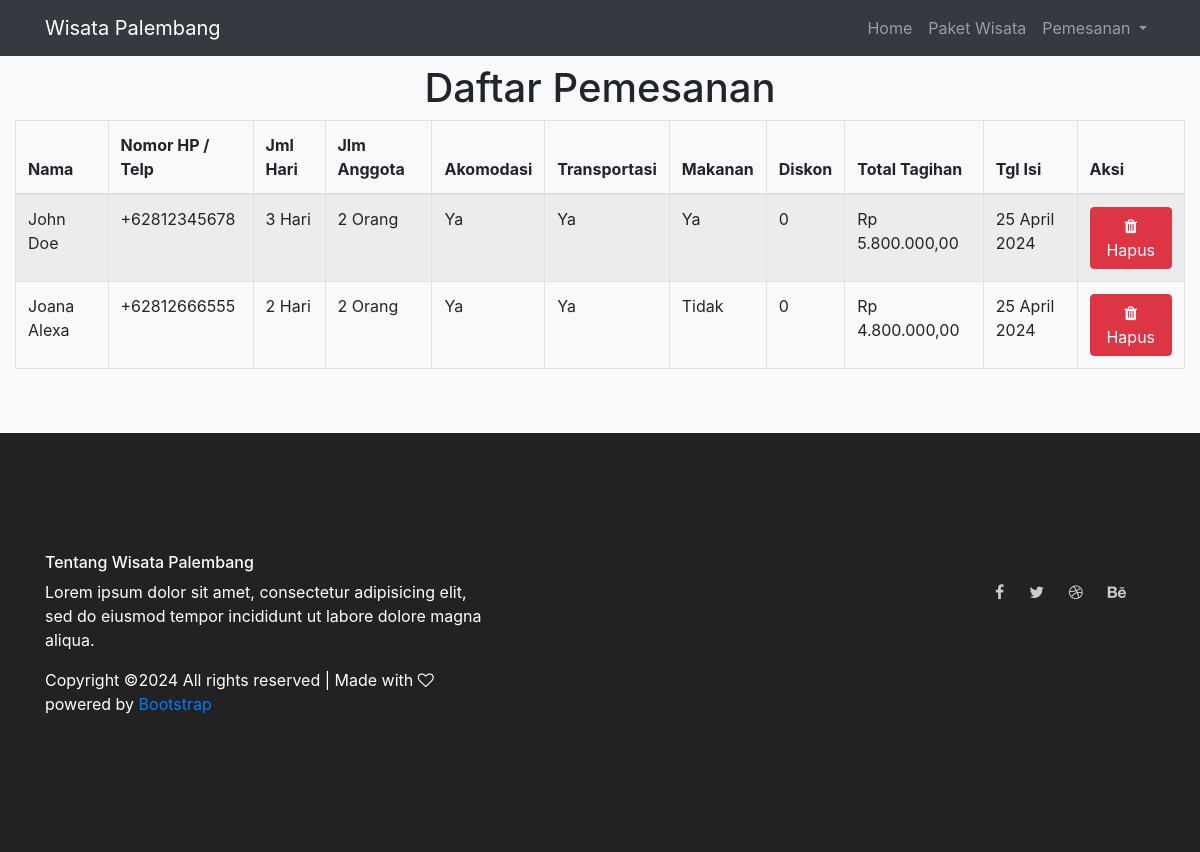
/daftarpemesanan.php, run on the app's committed database.
### tables this page shows
CREATE TABLE `tbl_transaksi` (
  `id` int(11) NOT NULL,
  `nama_pemesan` varchar(50) NOT NULL,
  `nomor_hp` varchar(16) NOT NULL,
  `durasi` int(3) NOT NULL,
  `jumlah_peserta` int(3) NOT NULL,
  `penginapan` tinyint(1) NOT NULL DEFAULT 0,
  `transportasi` tinyint(1) NOT NULL DEFAULT 0,
  `makanan` tinyint(1) NOT NULL DEFAULT 0,
  `diskon` int(11) NOT NULL,
  `total_harga` int(11) NOT NULL,
  `created_at` datetime NOT NULL DEFAULT current_timestamp(),
  `modified_at` datetime DEFAULT NULL ON UPDATE current_timestamp()
);

### lib/database.php (called while the page is built, shortened)
<?php
class Database {
	private $servername = "localhost";
	private $username = "root";
	private $password = "";
	private $database = "db_pariwisata";
	private $db;
	public function bukaKoneksi (){
		try {
			$this->db = new PDO("mysql:host=$this->servername;dbname=$this->database",$this->username, $this->password);
			$this->db->setAttribute(PDO::ATTR_ERRMODE, PDO::ERRMODE_EXCEPTION);
		}
		catch(PDOException $e)
		{
            die($e->getMessage());
		}
	}
	public function getListData($table){
		$stmt = $this->db->prepare("SELECT * FROM $table order by id asc");
		$stmt->execute();
		return $stmt->fetchAll(PDO::FETCH_ASSOC);
	}
}
?>

### lib/utils.php (called while the page is built)
<?php
function cekStatus($status){
    return ($status == "1") ? "Ya" : "Tidak";
}
function konversiTanggal($date){
    $tanggal = date("Y-m-d", strtotime($date));
    $bulan = array (
		1 =>   'Januari',
		'Februari',
		'Maret',
		'April',
		'Mei',
		'Juni',
		'Juli',
		'Agustus',
		'September',
		'Oktober',
		'November',
		'Desember'
	);
	$pecahkan = explode('-', $tanggal);
	return $pecahkan[2] . ' ' . $bulan[ (int)$pecahkan[1] ] . ' ' . $pecahkan[0];
}
function rp($nominal){
    return "Rp " . number_format($nominal, 2, ",", ".");
}
?>

### daftarpemesanan.php (the view, shortened to what this page needs)
<!DOCTYPE html>
<html lang="en">
<head>
    <link rel="stylesheet" href="https://cdn.jsdelivr.net/npm/bootstrap@4.6.2/dist/css/bootstrap.min.css">
    <link rel="stylesheet" href="https://cdnjs.cloudflare.com/ajax/libs/magnific-popup.js/1.1.0/magnific-popup.min.css" />
    <link rel="stylesheet" href="https://cdnjs.cloudflare.com/ajax/libs/font-awesome/4.7.0/css/font-awesome.css" />
    <link rel="stylesheet" href="https://cdn.datatables.net/2.0.5/css/dataTables.bootstrap4.css">
</head>
<body>
    <section class="banner-area" id="home">
        <nav class="navbar fixed-top navbar-expand-lg navbar-dark bg-dark">
            <div class="container">
                <a class="navbar-brand" href="index.html">
                    Wisata Palembang
                </a>
                <div class="collapse navbar-collapse justify-content-end align-items-center" id="navbarNav">
                    <ul class="navbar-nav">
                        <li  class="nav-item"><a class="nav-link" href="#home">Home</a></li>
                        <li  class="nav-item"><a class="nav-link" href="#paketwisata">Paket Wisata</a></li>
                        <li class="nav-item dropdown">
                            <a class="nav-link  dropdown-toggle" href="#" id="navbardrop" data-toggle="dropdown">
                            Pemesanan
                            </a>
                        </li>
                    </ul>
                </div>
            </div>
        </nav>
    </section>
    <div class="album py-5 bg-light" id="paketwisata">
        <div class="container-fluid">
            <div class="title text-center mt-3">
                <h1 class="mb-10">Daftar Pemesanan</h1>
            </div>
            <?php
            include ("lib/database.php");
            include ("lib/utils.php");
            $db =  new Database();
            $transaksi = $db->getListData("tbl_transaksi");
            ?>
            <div class="row">
                <div class="col-md-12">
                <table id="example" class="table table-striped table-bordered" style="width:100%">
                    <thead>
                        <tr>
                            <th>Nama</th>
                            <th>Nomor HP / Telp</th>
                            <th>Jml Hari</th>
                            <th>Jlm Anggota</th>
                            <th>Akomodasi</th>
                            <th>Transportasi</th>
                            <th>Makanan</th>
                            <th>Diskon</th>
                            <th>Total Tagihan</th>
                            <th>Tgl Isi</th>
                            <th>Aksi</th>
                        </tr>
                    </thead>
                    <tbody>
                        <?php
                        foreach($transaksi as $key=>$value) : ?>
                        <tr>
                            <td><?php echo $value['nama_pemesan'];?></td>
                            <td><?php echo $value['nomor_hp'];?></td>
                            <td><?php echo $value['durasi'];?> Hari</td>
                            <td><?php echo $value['jumlah_peserta'];?> Orang</td>
                            <td><?php echo cekStatus($value['penginapan']);?></td>
                            <td><?php echo cekStatus($value['transportasi']);?></td>
                            <td><?php echo cekStatus($value['makanan']);?></td>
                            <td><?php echo $value['diskon'];?></td>
                            <td><?php echo rp($value['total_harga']);?></td>
                            <td><?php echo konversiTanggal($value['created_at']);?></td>
                            <td>
                                <a href="hapuspendaftaran.php?id=<?php echo $value['id'];?>" class="btn btn-danger">
                                <i class="fa fa-trash"></i>
                                Hapus </a>
                            </td>
                        </tr>
                        <?php endforeach; ?>
                    </tbody>
                </table>
                </div>
            </div>
        </div>
    </div>
    <footer class="footer-area section-gap">
				<div class="container">
					<div class="row">
						<div class="col-lg-5 col-md-6 col-sm-6">
							<div class="text-white">
								<h6>Tentang Wisata Palembang</h6>
								<p>
									Lorem ipsum dolor sit amet, consectetur adipisicing elit, sed do eiusmod tempor incididunt ut labore dolore magna aliqua.
								</p>
                                <p class="footer-text">Copyright ©<script>document.write(new Date().getFullYear());</script> All rights reserved | Made with <i class="fa fa-heart-o" aria-hidden="true"></i> powered by <a href="https://getbootstrap.com" target="_blank">Bootstrap</a></p>
							</div>
						</div>
						<div class="col-lg-5  col-md-6 col-sm-6">
						</div>
						<div class="col-lg-2 col-md-6 col-sm-6 social-widget">
							<div class="single-footer-widget">
								<h6>Follow Us</h6>
								<div class="footer-social d-flex align-items-center">
									<a href="#"><i class="fa fa-facebook"></i></a>
									<a href="#"><i class="fa fa-twitter"></i></a>
									<a href="#"><i class="fa fa-dribbble"></i></a>
									<a href="#"><i class="fa fa-behance"></i></a>
								</div>
							</div>
						</div>
					</div>
				</div>
			</footer>
</body>
</html>

### daftarpemesanan.php (style rules this page uses)
.footer-area { padding-top: 100px; background-color: #222222; }
.section-gap { padding: 120px 0; }
.footer-social a { padding-right: 25px; -webkit-transition: all 0.3s ease 0s; -moz-transition: all 0.3s ease 0s; -o-transition: all 0.3s ease 0s; transition: all 0.3s ease 0s; }
.footer-social i { color: #cccccc; -webkit-transition: all 0.3s ease 0s; -moz-transition: all 0.3s ease 0s; -o-transition: all 0.3s ease 0s; transition: all 0.3s ease 0s; }

### data on the page
tbl_transaksi: nama_pemesan "John Doe", nomor_hp "+62812345678", durasi "3", jumlah_peserta "2", penginapan "Ya", transportasi "Ya", makanan "Ya", diskon "0", total_harga "Rp 5.800.000,00", created_at "25 April 2024"
tbl_transaksi: nama_pemesan "Joana Alexa", nomor_hp "+62812666555", durasi "2", jumlah_peserta "2", penginapan "Ya", transportasi "Ya", makanan "Tidak", diskon "0", total_harga "Rp 4.800.000,00", created_at "25 April 2024"
